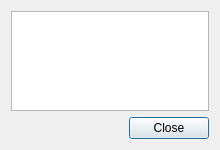
<?xml version="1.0" encoding="UTF-8"?>
<ui version="4.0">
 <class>AdrenalineNodeConfigDialog</class>
 <widget class="QDialog" name="AdrenalineNodeConfigDialog">
  <property name="geometry">
   <rect>
    <x>0</x>
    <y>0</y>
    <width>220</width>
    <height>150</height>
   </rect>
  </property>
  <property name="windowTitle">
   <string>Masternode Configuration Template</string>
  </property>
  <layout class="QVBoxLayout" name="verticalLayout">
   <item>
    <widget class="QTextEdit" name="detailText">
     <property name="toolTip">
      <string>&lt;html&gt;&lt;head/&gt;&lt;body&gt;&lt;p&gt;This pane shows an example Vortex.conf template with the necessary masternode settings.&lt;/p&gt;&lt;/body&gt;&lt;/html&gt;</string>
     </property>
     <property name="readOnly">
      <bool>true</bool>
     </property>
    </widget>
   </item>
   <item>
    <widget class="QDialogButtonBox" name="buttonBox">
     <property name="orientation">
      <enum>Qt::Horizontal</enum>
     </property>
     <property name="standardButtons">
      <set>QDialogButtonBox::Close</set>
     </property>
    </widget>
   </item>
  </layout>
 </widget>
 <resources/>
 <connections>
  <connection>
   <sender>buttonBox</sender>
   <signal>accepted()</signal>
   <receiver>AdrenalineNodeConfigDialog</receiver>
   <slot>accept()</slot>
   <hints>
    <hint type="sourcelabel">
     <x>248</x>
     <y>254</y>
    </hint>
    <hint type="destinationlabel">
     <x>157</x>
     <y>274</y>
    </hint>
   </hints>
  </connection>
  <connection>
   <sender>buttonBox</sender>
   <signal>rejected()</signal>
   <receiver>AdrenalineNodeConfigDialog</receiver>
   <slot>reject()</slot>
   <hints>
    <hint type="sourcelabel">
     <x>316</x>
     <y>260</y>
    </hint>
    <hint type="destinationlabel">
     <x>286</x>
     <y>274</y>
    </hint>
   </hints>
  </connection>
 </connections>
</ui>
